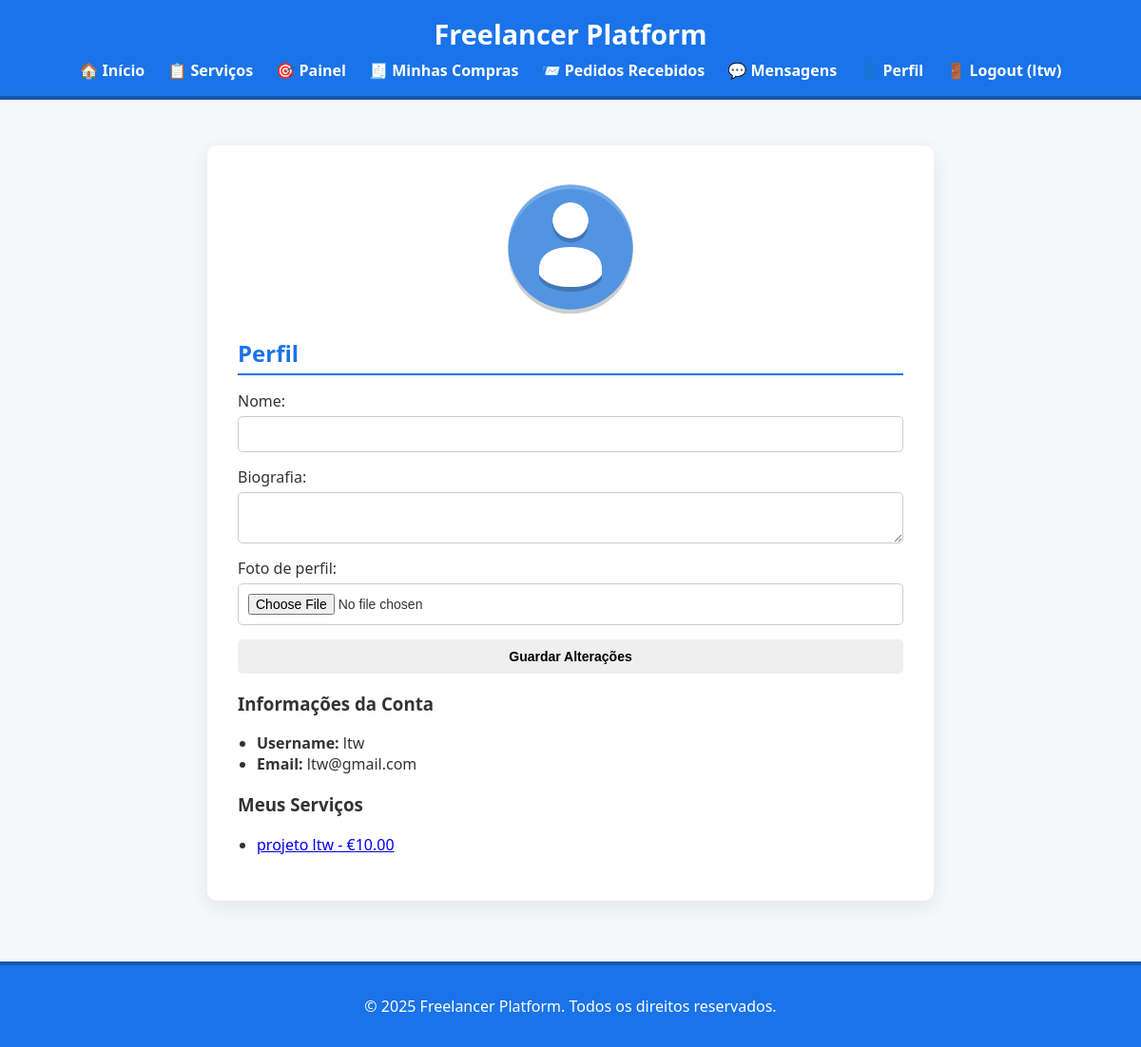
The page /pages/profile.php (signed in) on the database its author committed.
### tables this page shows
CREATE TABLE users (
    id INTEGER PRIMARY KEY AUTOINCREMENT,
    username TEXT NOT NULL UNIQUE,
    email TEXT NOT NULL UNIQUE,
    password_hash TEXT NOT NULL,
    is_admin INTEGER DEFAULT 0
);

CREATE TABLE services (
    id INTEGER PRIMARY KEY AUTOINCREMENT,
    freelancer_id INTEGER NOT NULL,
    title TEXT NOT NULL,
    description TEXT,
    price REAL NOT NULL,
    delivery_time TEXT NOT NULL,
    category TEXT, 
    media_path TEXT,
    is_promoted INTEGER DEFAULT 0,
    FOREIGN KEY(freelancer_id) REFERENCES users(id)
);

### pages/profile.php (the view, shortened to what this page needs)
<?php
require_once(__DIR__ . '/../includes/db.php');
$user_id = $_SESSION['user_id'];
$stmt = $db->prepare('
    SELECT u.username, u.email, p.name, p.bio, p.profile_image
    FROM users u
    LEFT JOIN profiles p ON u.id = p.user_id
    WHERE u.id = ?
');
$stmt->execute([$user_id]);
$user = $stmt->fetch(PDO::FETCH_ASSOC);
?>
<?php include(__DIR__ . '/../includes/header.php'); ?>
<?php
    $profileImg = !empty($user['profile_image'])
        ? htmlspecialchars($user['profile_image'])
        : 'uploads/profiles/default_profile.png';
?>
<img src="/<?= $profileImg ?>" alt="Foto de Perfil" class="profile-picture" width="150" style="border-radius: 50%;">
<h2>Perfil</h2>
<form method="post" enctype="multipart/form-data">
    <label>Nome:</label>
    <input type="text" name="name" value="<?= htmlspecialchars($user['name'] ?? '') ?>">
    <label>Biografia:</label>
    <textarea name="bio"><?= htmlspecialchars($user['bio'] ?? '') ?></textarea>
    <label>Foto de perfil:</label>
<input type="file" name="profile_image" accept="image/*">
    <button type="submit">Guardar Alterações</button>
</form>
<h3>Informações da Conta</h3>
<ul>
    <li><strong>Username:</strong> <?= htmlspecialchars($user['username']) ?></li>
    <li><strong>Email:</strong> <?= htmlspecialchars($user['email']) ?></li>
</ul>
<h3>Meus Serviços</h3>
<ul>
<?php
$stmt = $db->prepare('SELECT id, title, price FROM services WHERE freelancer_id = ?');
$stmt->execute([$user_id]);
$services = $stmt->fetchAll(PDO::FETCH_ASSOC);
if ($services):
    foreach ($services as $service): ?>
        <li>
            <a href="service_detail.php?id=<?= $service['id'] ?>">
                <?= htmlspecialchars($service['title']) ?> - €<?= number_format($service['price'], 2) ?>
            </a>
        </li>
    <?php endforeach;
else:
    echo '<li>Não tens serviços publicados.</li>';
endif;
?>
</ul>
<?php include(__DIR__ . '/../includes/footer.php'); ?>

### css/style.css (style rules this page uses)
body { font-family: 'Segoe UI', sans-serif; background-color: #f5f7fa; margin: 0; padding: 0; color: #333; }
h2 { color: #1a73e8; border-bottom: 2px solid #1a73e8; padding-bottom: 0.3rem; margin-bottom: 1rem; }
form { margin-top: 1rem; }
input, textarea, button { display: block; width: 100%; padding: 10px; margin-top: 5px; margin-bottom: 15px; border-radius: 5px; border: 1px solid #ccc; box-sizing: border-box; font-size: 14px; }
button, .primary-btn, .danger-btn { font-weight: bold; padding: 10px 15px; border: none; border-radius: 5px; cursor: pointer; transition: 0.2s ease; }
ul { padding-left: 20px; }
.profile-picture { width: 150px; height: 150px; object-fit: cover; border-radius: 50%; margin: 0 auto 20px auto; display: block; }

### rows shown on the page
users: username "ltw", email "ltw@gmail.com"
services: title "projeto ltw", price "10.00"

### other values the page prints
$_SESSION['username'] "ltw"
